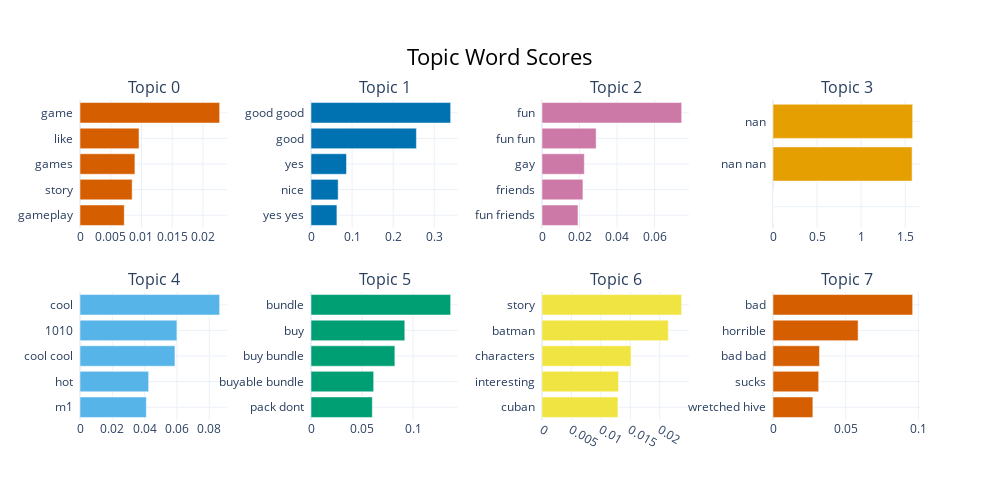

Here is the notebook cell this chart was saved with:
### Code cell
topic_model.visualize_barchart()

### Figure 1 — Plotly figure (JSON) as saved in the notebook; plotly's stock layout.template omitted (floating-point values rounded to 4 significant figures)
{"data": [{"marker": {"color": "#D55E00"}, "orientation": "h", "type": "bar", "x": [0.007202, 0.008485, 0.008933, 0.009604, 0.02272], "xaxis": "x", "y": ["gameplay  ", "story  ", "games  ", "like  ", "game  "], "yaxis": "y"}, {"marker": {"color": "#0072B2"}, "orientation": "h", "type": "bar", "x": [0.06309, 0.06613, 0.08639, 0.2566, 0.3399], "xaxis": "x2", "y": ["yes yes  ", "nice  ", "yes  ", "good  ", "good good  "], "yaxis": "y2"}, {"marker": {"color": "#CC79A7"}, "orientation": "h", "type": "bar", "x": [0.01919, 0.02183, 0.02257, 0.02886, 0.07447], "xaxis": "x3", "y": ["fun friends  ", "friends  ", "gay  ", "fun fun  ", "fun  "], "yaxis": "y3"}, {"marker": {"color": "#E69F00"}, "orientation": "h", "type": "bar", "x": [1e-05, 1e-05, 1e-05, 1.578, 1.584], "xaxis": "x4", "y": ["  ", "  ", "  ", "nan nan  ", "nan  "], "yaxis": "y4"}, {"marker": {"color": "#56B4E9"}, "orientation": "h", "type": "bar", "x": [0.04108, 0.0425, 0.05878, 0.05999, 0.08645], "xaxis": "x5", "y": ["m1  ", "hot  ", "cool cool  ", "1010  ", "cool  "], "yaxis": "y5"}, {"marker": {"color": "#009E73"}, "orientation": "h", "type": "bar", "x": [0.06005, 0.06137, 0.08212, 0.09185, 0.1368], "xaxis": "x6", "y": ["pack dont  ", "buyable bundle  ", "buy bundle  ", "buy  ", "bundle  "], "yaxis": "y6"}, {"marker": {"color": "#F0E442"}, "orientation": "h", "type": "bar", "x": [0.01291, 0.013, 0.01513, 0.02147, 0.02373], "xaxis": "x7", "y": ["cuban  ", "interesting  ", "characters  ", "batman  ", "story  "], "yaxis": "y7"}, {"marker": {"color": "#D55E00"}, "orientation": "h", "type": "bar", "x": [0.02743, 0.03143, 0.03197, 0.05856, 0.0961], "xaxis": "x8", "y": ["wretched hive  ", "sucks  ", "bad bad  ", "horrible  ", "bad  "], "yaxis": "y8"}], "layout": {"annotations": [{"font": {"size": 16}, "showarrow": false, "text": "Topic 0", "x": 0.0875, "xanchor": "center", "xref": "paper", "y": 1, "yanchor": "bottom", "yref": "paper"}, {"font": {"size": 16}, "showarrow": false, "text": "Topic 1", "x": 0.3625, "xanchor": "center", "xref": "paper", "y": 1, "yanchor": "bottom", "yref": "paper"}, {"font": {"size": 16}, "showarrow": false, "text": "Topic 2", "x": 0.6375, "xanchor": "center", "xref": "paper", "y": 1, "yanchor": "bottom", "yref": "paper"}, {"font": {"size": 16}, "showarrow": false, "text": "Topic 3", "x": 0.9125, "xanchor": "center", "xref": "paper", "y": 1, "yanchor": "bottom", "yref": "paper"}, {"font": {"size": 16}, "showarrow": false, "text": "Topic 4", "x": 0.0875, "xanchor": "center", "xref": "paper", "y": 0.4, "yanchor": "bottom", "yref": "paper"}, {"font": {"size": 16}, "showarrow": false, "text": "Topic 5", "x": 0.3625, "xanchor": "center", "xref": "paper", "y": 0.4, "yanchor": "bottom", "yref": "paper"}, {"font": {"size": 16}, "showarrow": false, "text": "Topic 6", "x": 0.6375, "xanchor": "center", "xref": "paper", "y": 0.4, "yanchor": "bottom", "yref": "paper"}, {"font": {"size": 16}, "showarrow": false, "text": "Topic 7", "x": 0.9125, "xanchor": "center", "xref": "paper", "y": 0.4, "yanchor": "bottom", "yref": "paper"}], "height": 500, "hoverlabel": {"bgcolor": "white", "font": {"family": "Rockwell", "size": 16}}, "showlegend": false, "title": {"font": {"color": "Black", "size": 22}, "text": "Topic Word Scores", "x": 0.5, "xanchor": "center", "yanchor": "top"}, "width": 1000, "xaxis": {"anchor": "y", "domain": [0, 0.175], "showgrid": true}, "xaxis2": {"anchor": "y2", "domain": [0.275, 0.45], "showgrid": true}, "xaxis3": {"anchor": "y3", "domain": [0.55, 0.725], "showgrid": true}, "xaxis4": {"anchor": "y4", "domain": [0.825, 1], "showgrid": true}, "xaxis5": {"anchor": "y5", "domain": [0, 0.175], "showgrid": true}, "xaxis6": {"anchor": "y6", "domain": [0.275, 0.45], "showgrid": true}, "xaxis7": {"anchor": "y7", "domain": [0.55, 0.725], "showgrid": true}, "xaxis8": {"anchor": "y8", "domain": [0.825, 1], "showgrid": true}, "yaxis": {"anchor": "x", "domain": [0.6, 1], "showgrid": true}, "yaxis2": {"anchor": "x2", "domain": [0.6, 1], "showgrid": true}, "yaxis3": {"anchor": "x3", "domain": [0.6, 1], "showgrid": true}, "yaxis4": {"anchor": "x4", "domain": [0.6, 1], "showgrid": true}, "yaxis5": {"anchor": "x5", "domain": [0, 0.4], "showgrid": true}, "yaxis6": {"anchor": "x6", "domain": [0, 0.4], "showgrid": true}, "yaxis7": {"anchor": "x7", "domain": [0, 0.4], "showgrid": true}, "yaxis8": {"anchor": "x8", "domain": [0, 0.4], "showgrid": true}}}
